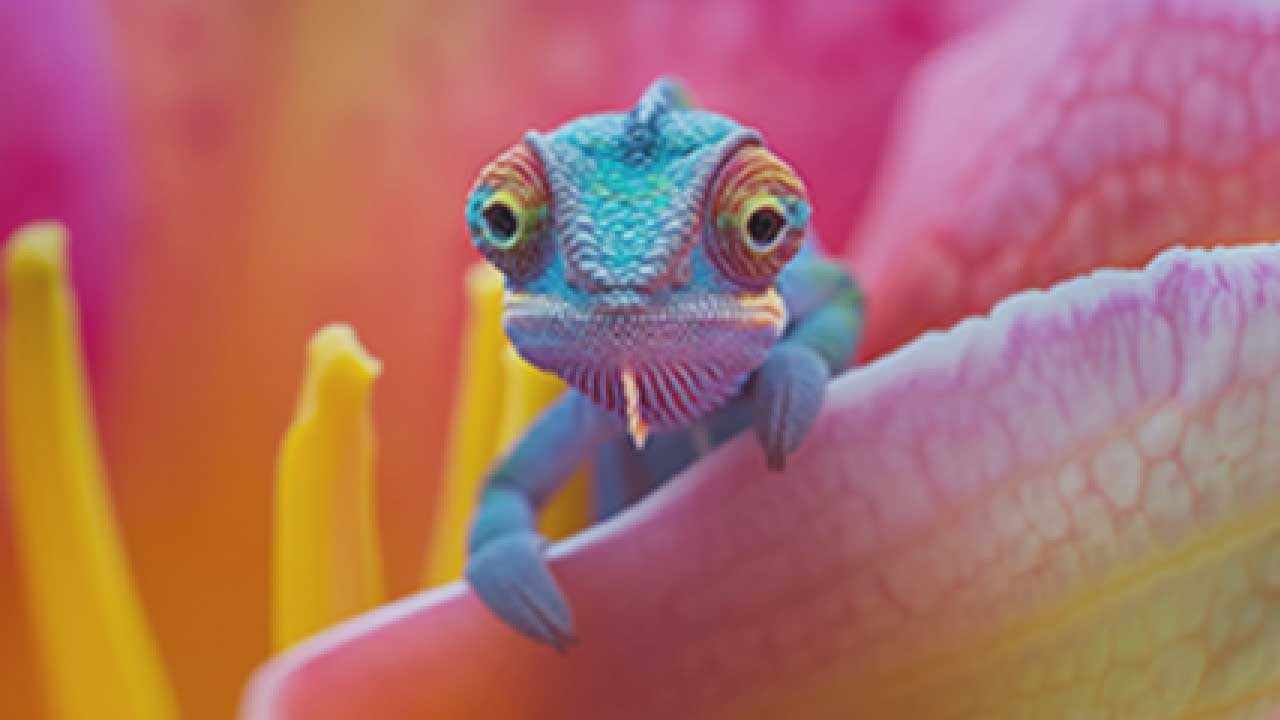
#> input picture ML_Algorithms/chamelion.jpeg, 1280 x 720 px, found by its file name
$ python main.py
#> lines starting #> are read from the running program, lines starting #| are printed output that depends on the picture
import matplotlib.pyplot as plt
from PIL import Image
x = [4,5,6,7,8,9]
y = [5,1,3,4,6,7]
# Plotting the graph in x and y
# Linear graph
plt.plot(x,y,marker = '.')
plt.plot(x,marker= 'x')
plt.plot(y,marker = '>')
plt.show()

# marker is the corner points
# langchan
# Bar graph
x = [2,3,4,5]
y = [6,7,8,9]
c = ['r','b','g','y']
plt.bar(x,y,color = c)
plt.show()
#> figure, not shown here; tallest bar 9 high, from x = 4.6 to 5.4

import numpy as np
x = np.array(['A','B','C','D'])
y = np.array([3,4,5,6])
c = ['b','g','y','b']
# horizontal representations
plt.barh(x,y,color = c)
plt.show()
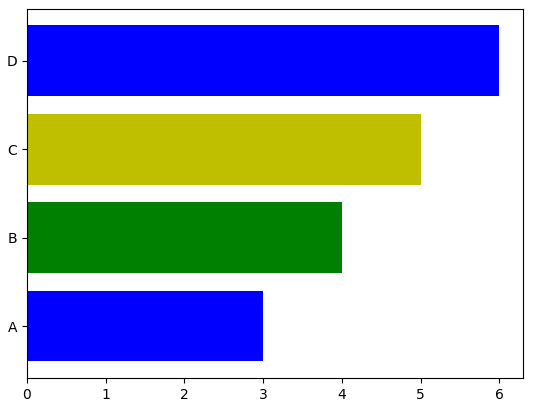
#> figure drawn by matplotlib, 1 panel

# To adjust the width of the graph
x = np.array(['A','B','C','D'])
y = np.array([2,3,4,5])
plt.bar(x,y,width=0.4)
plt.show()
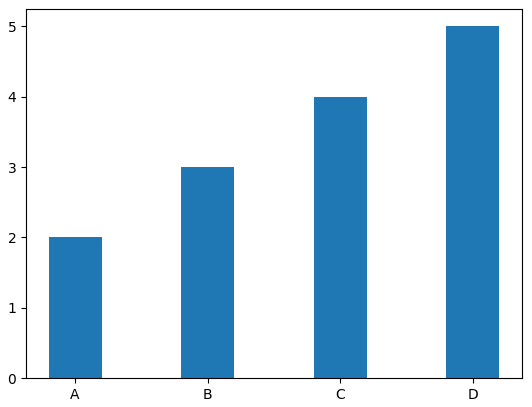
#> figure drawn by matplotlib, 1 panel; tallest bar 5 high, from x = 2.8 to 3.2


x = [1,2,3,4,5,6]
y = [4,5,3,2,5,6]
# To give the title
plt.title('Scatter plot')
# To add the label in x-axis and y-axis
plt.xlabel('month')
plt.ylabel('year')
c = ['red','black','yellow','gray','pink','blue']
# To change the sizes of the points
sizes = [20,45,65,43,21,34]
plt.scatter(x,y,color = c,s = sizes)
plt.show()
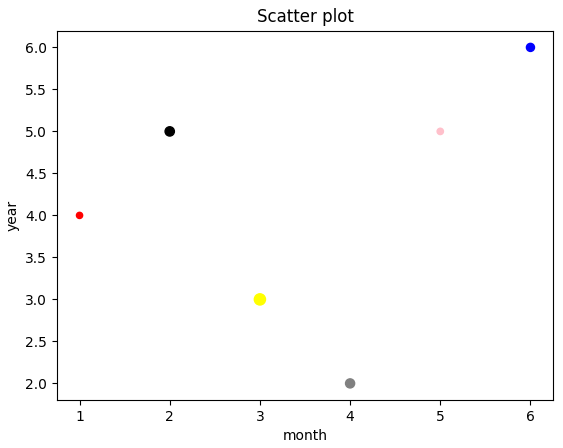
#> figure drawn by matplotlib, 1 panel


fname = r'ml_practice/chamelion.jpeg'
image = Image.open(fname).convert('L')
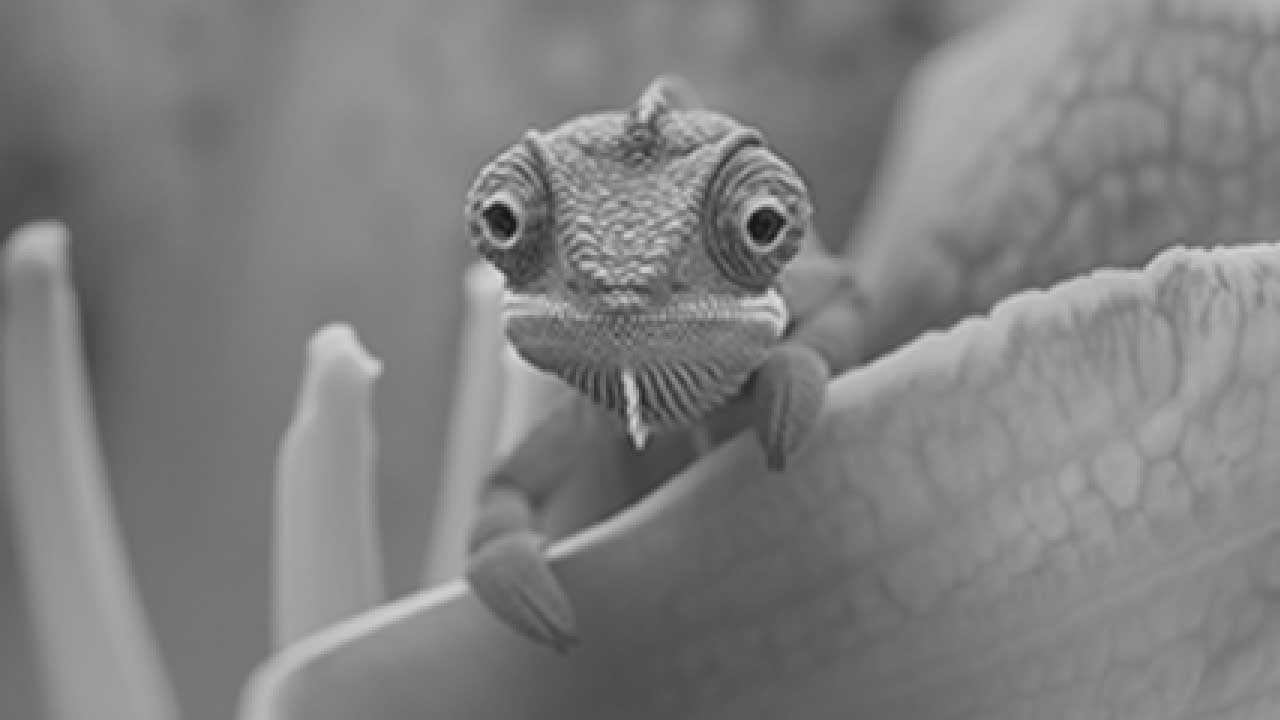
#> image: PIL image 1280x720 L; min 14, max 229, mean 127.6
# Mapping image into gray scale
plt.imshow(image,cmap='gray')
plt.imshow(image,cmap = 'Greens')
# this code will give you the actual image
image = Image.open(fname).convert('RGB')
#> image is the input picture: PIL image 1280x720 RGB; mean R, G, B 171.4, 109.8, 104
plt.title('chamelion image')
plt.xlabel('length')
plt.ylabel('breadth')
# to create the grid lines
plt.grid()
plt.imshow(image)
plt.show()

# pie chart
x= [12,3,45,6]
y = ['English','Hindi','Maths','Science']
c = ['red','blue','green','yellow']
# To show the portions of the subjects in pie chart we can use labels = y
plt.pie(x,labels=y,colors=c)
# to show the percentage?Innformation of the subjects
plt.legend()
# To show the graph or output
plt.show()
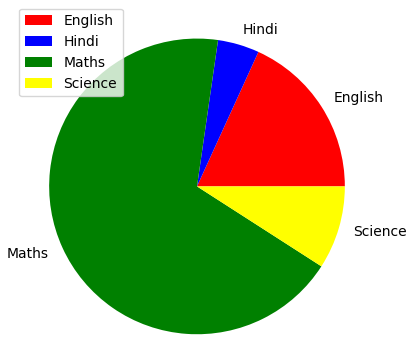
#> figure drawn by matplotlib, 1 panel

import seaborn as sns
var = [1,2,3,4,5,6,7,8,9,10]
var1 = [2,3,4,5,6,7,8,9,10,11]
plt.plot(var,var1,color = 'g')
plt.show()
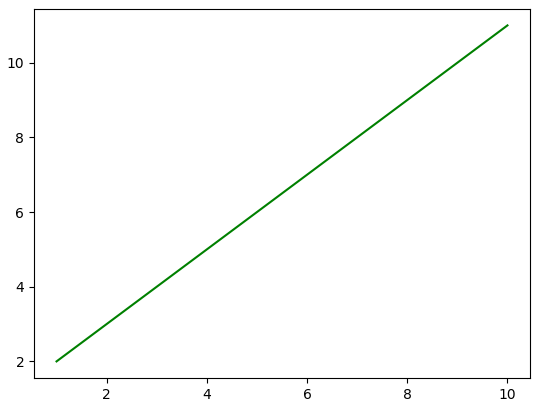
#> figure drawn by matplotlib, 1 panel; curve peaks at x = 10, y = 11
sns.lineplot(x = var,y = var1)
plt.show()
#> figure, not shown here; curve peaks at x = 10, y = 11
import pandas as pd
var = [1,2,3,4,5,6,7,8]
var1 = [2,3,4,5,6,7,8,9]
df = pd.DataFrame({"var":var,"var1":var1})
sns.lineplot(x = var,y = var1,data = df)
plt.show()
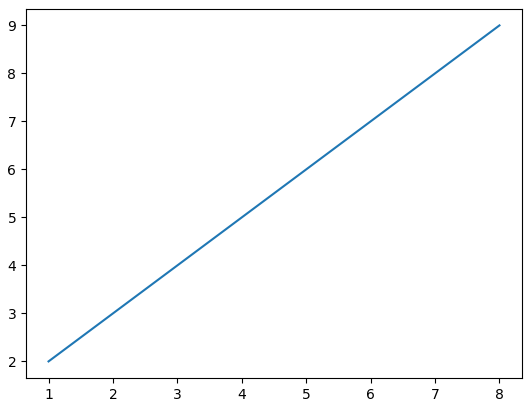
#> figure drawn by matplotlib, 1 panel
print(df)

#> (the run stopped early here; a loop or call above may not have finished)
